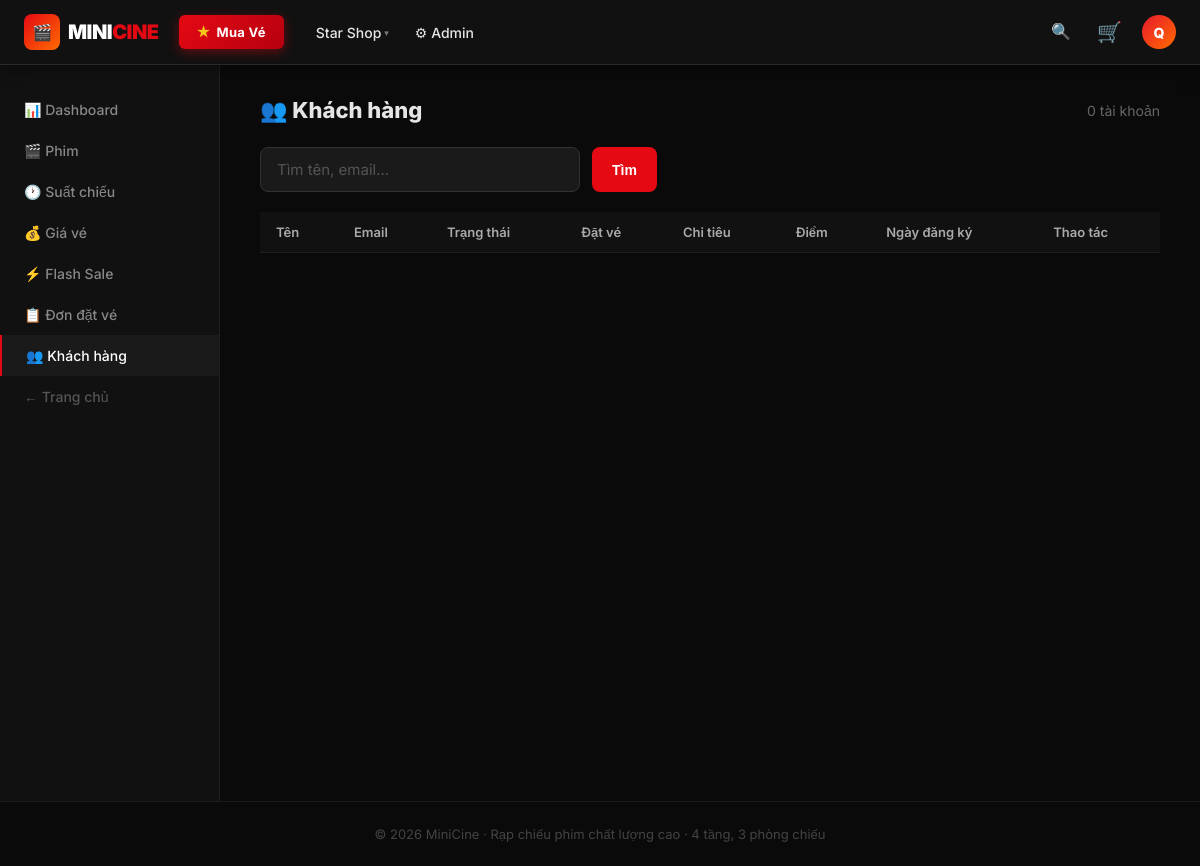
/admin/users.php (signed in), run on an earlier commit of the app's database.
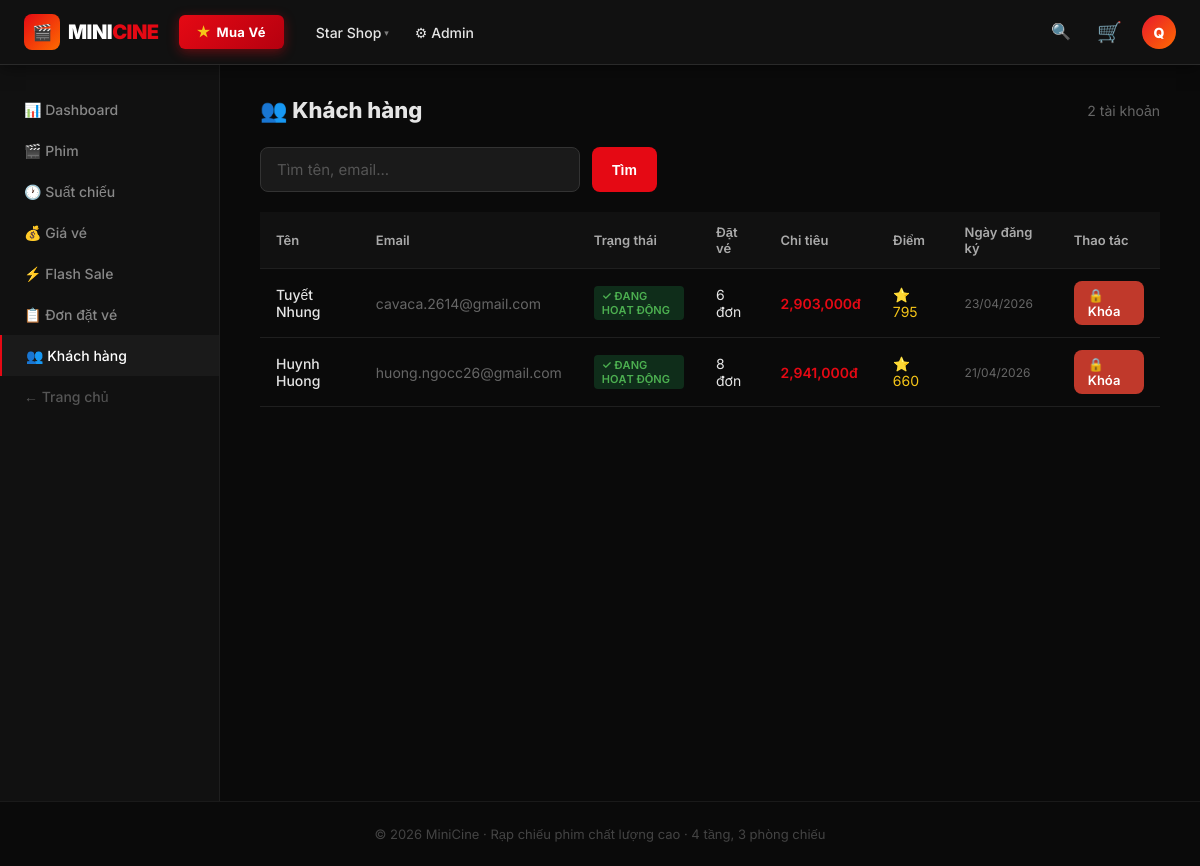
And on a later commit of the database.
### tables this page shows
CREATE TABLE `tblusers` (
  `id` int(10) UNSIGNED NOT NULL,
  `email` varchar(191) NOT NULL,
  `password_hash` varchar(255) NOT NULL,
  `full_name` varchar(120) NOT NULL DEFAULT '',
  `role` enum('customer','admin') NOT NULL DEFAULT 'customer',
  `email_verified` tinyint(1) NOT NULL DEFAULT 0,
  `verify_token` varchar(64) DEFAULT NULL,
  `reset_token` varchar(64) DEFAULT NULL,
  `reset_expires` datetime DEFAULT NULL,
  `total_points` int(11) NOT NULL DEFAULT 0,
  `created_at` datetime NOT NULL DEFAULT current_timestamp()
);

### admin/users.php (the view, shortened to what this page needs)
<?php
require_once __DIR__ . '/../includes/layout.php';
$db  = db();
$search = trim($_GET['q'] ?? '');
$where  = "role='customer'";
$users = $db->query("
    SELECT u.*,
      (SELECT COUNT(*) FROM tblBookings WHERE user_id=u.id AND payment_status='paid') as booking_count,
      (SELECT COALESCE(SUM(total_price),0) FROM tblBookings WHERE user_id=u.id AND payment_status='paid') as total_spent
    FROM tblUsers u WHERE $where ORDER BY u.created_at DESC
")->fetch_all(MYSQLI_ASSOC);
?>
<div class="admin-layout">
<?php include __DIR__ . '/sidebar.php'; ?>
<div class="admin-content">
  <div style="display:flex;justify-content:space-between;align-items:center;margin-bottom:24px">
    <h1 style="font-size:22px;font-weight:800">👥 Khách hàng</h1>
    <span class="text-muted" style="font-size:14px"><?= count($users) ?> tài khoản</span>
  </div>
  <form method="get" style="display:flex;gap:12px;margin-bottom:20px">
    <input class="form-control" type="text" name="q" value="<?= htmlspecialchars($search) ?>"
           placeholder="Tìm tên, email..." style="max-width:320px">
    <button class="btn btn-primary" type="submit">Tìm</button>
  </form>
  <div class="table-wrap">
    <table>
      <thead>
        <tr><th>Tên</th><th>Email</th><th>Trạng thái</th><th>Đặt vé</th><th>Chi tiêu</th><th>Điểm</th><th>Ngày đăng ký</th><th>Thao tác</th></tr>
      </thead>
      <tbody>
        <?php foreach ($users as $u):
          if ($u['email_verified']) {
              $statusLabel = '✓ Đang hoạt động';
              $statusColor = 'background:#0f2d1a;color:#4caf50';
          } elseif ($u['verify_token']) {
              $statusLabel = '⏳ Chờ xác thực email';
              $statusColor = 'background:#2d220f;color:#ff9800';
          } else {
              $statusLabel = '🔒 Đã bị khóa';
              $statusColor = 'background:#2d0f0f;color:#ff4444';
          }
        ?>
        <tr>
          <td style="font-weight:500"><?= htmlspecialchars($u['full_name']) ?></td>
          <td class="text-muted"><?= htmlspecialchars($u['email']) ?></td>
          <td><span class="badge" style="<?= $statusColor ?>"><?= $statusLabel ?></span></td>
          <td><?= $u['booking_count'] ?> đơn</td>
          <td style="color:#e50914;font-weight:600"><?= number_format($u['total_spent']) ?>đ</td>
          <td class="text-gold">⭐ <?= number_format($u['total_points']) ?></td>
          <td class="text-muted" style="font-size:12px"><?= date('d/m/Y', strtotime($u['created_at'])) ?></td>
          <td>
            <a href="?action=toggle&id=<?= $u['id'] ?>"
               class="btn btn-sm <?= $u['email_verified'] ? 'btn-danger' : 'btn-success' ?>"
               onclick="return confirm('<?= $u['email_verified'] ? 'Khóa tài khoản này?' : 'Mở khóa tài khoản này?' ?>')">
              <?= $u['email_verified'] ? '🔒 Khóa' : '🔓 Mở khóa' ?>
            </a>
          </td>
        </tr>
        <?php endforeach; ?>
      </tbody>
    </table>
  </div>
</div>
</div>

What changed in the data, as far as the page shows it:
added tblusers: full_name "Tuyết Nhung", email "cavaca.2614@gmail.com", email_verified "✓ ĐANG HOẠT ĐỘNG", booking_count "6", total_spent "2,903,000", total_points "795", created_at "23/04/2026", shows "🔒 Khóa"
added tblusers: full_name "Huynh Huong", email "huong.ngocc26@gmail.com", email_verified "✓ ĐANG HOẠT ĐỘNG", booking_count "8", total_spent "2,941,000", total_points "660", created_at "21/04/2026", shows "🔒 Khóa"
Also different on the page:
count($users): "0" → "2"
